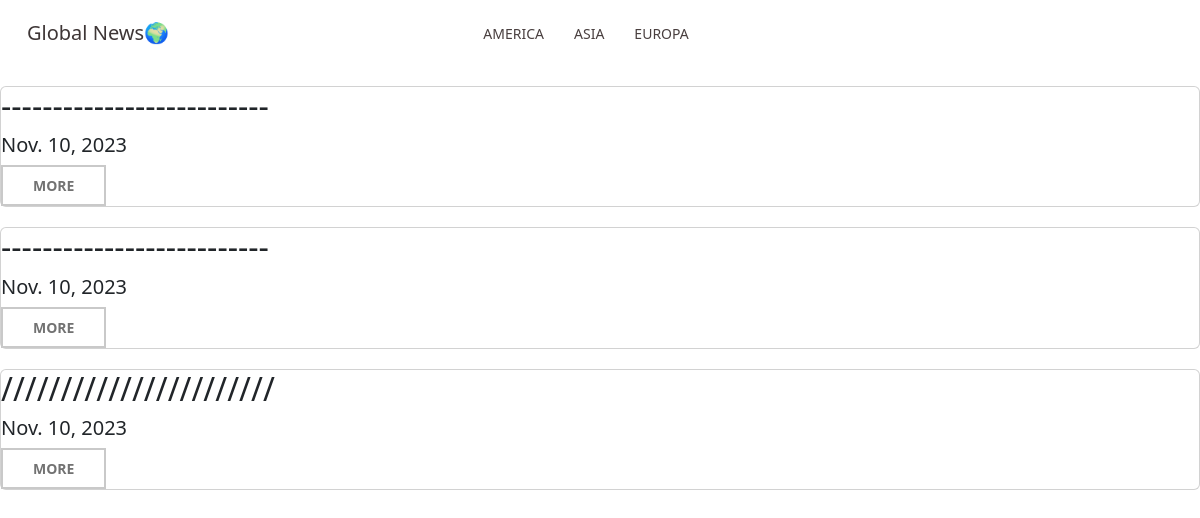
Page /news/ on the committed database.
### text/models.py (models this page shows, shortened)
class Text(models.Model):
    full_text=models.TextField()
    text= models.CharField(max_length=200)
    create_date = models.DateField(auto_now_add=True)
    country = models.ForeignKey(Country, on_delete = models.CASCADE)

### text/views.py (the view)
# urls.py: path('news/', text.all_news),
def all_news(request):
    if request.method =='GET':
        news=Text.objects.all()
        context={
            'news': news
        }
        return render(request, template_name='news.html', context=context)

### text/templates/news.html
{% extends 'index.html' %}
{% load static %}
{% block head %}
   <link rel="stylesheet" href="{% static 'site.css' %}">
{% endblock %}
{% block content %}
    <div class="products">
            {%for new in news%}
                <div class="card" style="width: 100%; margin-top: 20px;">
                    <div class=new-body>
                        <h2 class="card-title">{{ new.text}}</h2>
                        <h5 class="card-price">{{ new.create_date }}</h5>
                        <a href="{{ new.id }}" class="btn-primary">more</a>
                    </div>
                </div>
            {%endfor%}
    </div>
{% endblock %}

### text/static/site.css (style rules this page uses)
.btn-primary { display: inline-block; vertical-align: top; padding: 8px 30px; font-size: 14px; font-weight: 700; color: #727272; text-transform: uppercase; text-decoration: none; border: 2px solid #c9c9c9; transition: background .2s linear ; }

### rows in the picture
Text: text "--------------------------", create_date "Nov. 10, 2023"
Text: text "--------------------------", create_date "Nov. 10, 2023"
Text: text "///////////////////////", create_date "Nov. 10, 2023"
